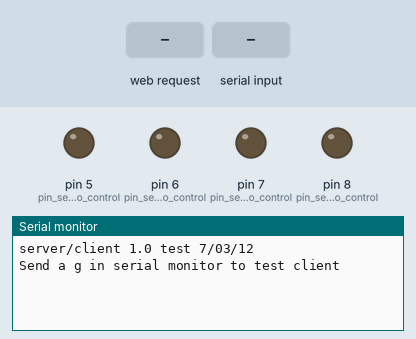
A sketch run on a simulated Arduino Uno, built with avr-gcc and run on an emulated ATmega328P. Parts: output pins drawn as LEDs (lit = HIGH), the last lines printed to the serial monitor. Inputs (shaded band) come from the test bench. WiFi joins after 1.5 s; servers stay silent unless stated; uploads are accepted with an empty reply.

Above: at 1.2 s.
1.3 s: HTTP request GET /api/v1/schedules.json received
At 2.4 s:
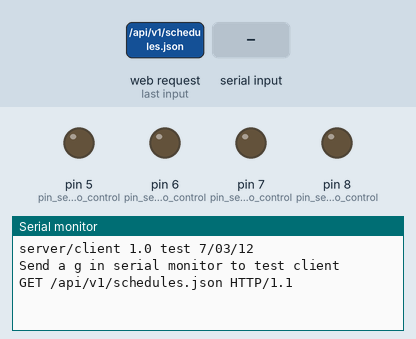
2.8 s: "g\n" received over Serial
At 4.6 s:
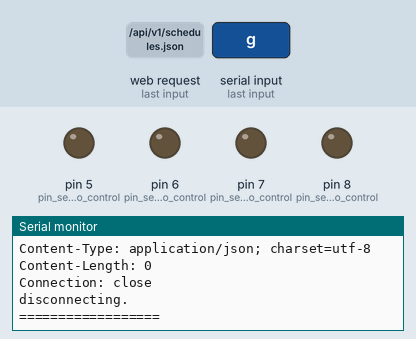

The sketch:

arduino-client-server.ino
```cpp
//zoomkat 7-03-12, combined client and server
//simple button GET with iframe code
//for use with IDE 1.0
//open serial monitor and send an g to test client and
//see what the arduino client/server receives
//web page buttons make pin 5 high/low
//use the ' in html instead of " to prevent having to escape the "
//address will look like http://192.168.1.102:84 when submited
//for use with W5100 based ethernet shields
//note that the below bug fix may be required
// http://code.google.com/p/arduino/issues/detail?id=605

#include <SPI.h>
#include <Ethernet.h>

byte mac[] = {0xDE, 0xAD, 0xBE, 0xEF, 0xFE, 0xED }; //assign arduino mac address
byte ip[] = {10, 0, 0, 25};
byte gateway[] = {10, 0, 0, 1 }; // internet access via router
byte subnet[] = {255, 255, 255, 0 }; //subnet mask
EthernetServer server(84); //server port arduino server will use
EthernetClient client;
char serverName[] = "www.google.com"; // (DNS) zoomkat's test web page server
//byte serverName[] = { 208, 104, 2, 86 }; // (IP) zoomkat web page server IP address

String readString; //used by server to capture GET request

//////////////////////

void setup(){

  pinMode(5, OUTPUT); //pin selected to control
  pinMode(6, OUTPUT); //pin selected to control
  pinMode(7, OUTPUT); //pin selected to control
  pinMode(8, OUTPUT); //pin selected to control

  //pinMode(5, OUTPUT); //pin 5 selected to control
  Ethernet.begin(mac,ip,gateway,gateway,subnet);
  server.begin();
  Serial.begin(9600);
  Serial.println("server/client 1.0 test 7/03/12"); // keep track of what is loaded
  Serial.println("Send a g in serial monitor to test client"); // what to do to test client
}

void loop(){
  // check for serial input
  if (Serial.available() > 0)
  {
    byte inChar;
    inChar = Serial.read();
    if(inChar == 'g')
    {
      sendGET(); // call client sendGET function
    }
  }

  EthernetClient client = server.available();
  if (client) {
    while (client.connected()) {
      if (client.available()) {
        char c = client.read();

        //read char by char HTTP request
        if (readString.length() < 100) {

          //store characters to string
          readString += c;
          //Serial.print(c);
        }

        //if HTTP request has ended
        if (c == '\n') {

          ///////////////
          Serial.print(readString); //print to serial monitor for debuging

            //now output HTML data header
          if(readString.indexOf('?') >=0) { //don't send new page
            client.println(F("HTTP/1.1 204 Zoomkat"));
            client.println();
            client.println();
          }
          else {
            client.println(F("HTTP/1.1 200 OK")); //send new page on browser request
            client.println(F("Content-Type: text/html"));
            client.println();

            client.println(F("<HTML>"));
            client.println(F("<HEAD>"));
            client.println(F("<TITLE>Arduino GET test page</TITLE>"));
            client.println(F("</HEAD>"));
            client.println(F("<BODY>"));

            client.println(F("<H1>Zoomkat's simple Arduino 1.0 button</H1>"));

            // DIY buttons
            client.println(F("Pin4"));
            client.println(F("<a href=/?on2 target=inlineframe>ON</a>"));
            client.println(F("<a href=/?off3 target=inlineframe>OFF</a><br><br>"));

            client.println(F("Pin5"));
            client.println(F("<a href=/?on4 target=inlineframe>ON</a>"));
            client.println(F("<a href=/?off5 target=inlineframe>OFF</a><br><br>"));

            client.println(F("Pin6"));
            client.println(F("<a href=/?on6 target=inlineframe>ON</a>"));
            client.println(F("<a href=/?off7 target=inlineframe>OFF</a><br><br>"));

            client.println(F("Pin7"));
            client.println(F("<a href=/?on8 target=inlineframe>ON</a>"));
            client.println(F("<a href=/?off9 target=inlineframe>OFF</a><br><br>"));

            client.println(F("Pins"));
            client.println(F("&nbsp;<a href=/?off2468 target=inlineframe>ALL ON</a>"));
            client.println(F("&nbsp;<a href=/?off3579 target=inlineframe>ALL OFF</a><br><br>"));


                      // mousedown buttons
          client.println(F("<input type=button value=ON onmousedown=location.href='/?on4;' target=inlineframe>"));
          client.println(F("<input type=button value=OFF onmousedown=location.href='/?off5;' target=inlineframe>"));
          client.println(F("&nbsp;<input type=button value='ALL OFF' onmousedown=location.href='/?off3579;' target=inlineframe><br><br>"));

          // mousedown radio buttons
          client.println(F("<input type=radio onmousedown=location.href='/?on6;' target=inlineframe>ON</>"));
          client.println(F("<input type=radio onmousedown=location.href='/?off7; target=inlineframe'>OFF</>"));
          client.println(F("&nbsp;<input type=radio onmousedown=location.href='/?off3579;' target=inlineframe>ALL OFF</><br><br>"));


          // custom buttons
          client.print(F("<input type=submit value=ON target=inlineframe style=width:100px;height:45px onClick=location.href='/?on8;'>"));
          client.print(F("<input type=submit value=OFF target=inlineframe style=width:100px;height:45px onClick=location.href='/?off9;' target=inlineframe>"));
          client.print(F("&nbsp;<input type=submit value='ALL OFF' target=inlineframe style=width:100px;height:45px onClick=location.href='/?off3579;' target=inlineframe>"));


            client.println(F("<IFRAME name=inlineframe style='display:none'>"));
            client.println(F("</IFRAME>"));

            client.println(F("</BODY>"));
            client.println(F("</HTML>"));
          }

          delay(1);
          //stopping client
          client.stop();

          ///////////////////// control arduino pin
          if(readString.indexOf('2') >0)//checks for 2
          {
            digitalWrite(5, HIGH);    // set pin 5 high
            Serial.println("Led 5 On");
            Serial.println();
          }
          if(readString.indexOf('3') >0)//checks for 3
          {
            digitalWrite(5, LOW);    // set pin 5 low
            Serial.println("Led 5 Off");
            Serial.println();
          }
          if(readString.indexOf('4') >0)//checks for 4
          {
            digitalWrite(6, HIGH);    // set pin 6 high
            Serial.println("Led 6 On");
            Serial.println();
          }
          if(readString.indexOf('5') >0)//checks for 5
          {
            digitalWrite(6, LOW);    // set pin 6 low
            Serial.println("Led 6 Off");
            Serial.println();
          }
          if(readString.indexOf('6') >0)//checks for 6
          {
            digitalWrite(7, HIGH);    // set pin 7 high
            Serial.println("Led 7 On");
            Serial.println();
          }
          if(readString.indexOf('7') >0)//checks for 7
          {
            digitalWrite(7, LOW);    // set pin 7 low
            Serial.println("Led 7 Off");
            Serial.println();
          }
          if(readString.indexOf('8') >0)//checks for 8
          {
            digitalWrite(8, HIGH);    // set pin 8 high
            Serial.println("Led 8 On");
            Serial.println();
          }
          if(readString.indexOf('9') >0)//checks for 9
          {
            digitalWrite(8, LOW);    // set pin 8 low
            Serial.println("Led 8 Off");
            Serial.println();
          }

          //clearing string for next read
          readString="";

        }
      }
    }
  }
}

//////////////////////////


void sendGET() //client function to send and receive GET data from external server.
{
//  if (client.connect("www.google.com", 80)) {
  if (client.connect("homeautomation5.herokuapp.com", 80)) {
    Serial.println("connected");
//    client.println("GET /search?q=arduino HTTP/1.1");
//    client.println("Host: www.google.com");
//    client.println("Connection: close");

    client.setConnectionTimeout(2000);
    client.println("GET /api/v1/schedules.json HTTP/1.1");
    client.println("Host: homeautomation5.herokuapp.com");
    client.println("X-User-Email: renato.katia@gmail.com");
    client.println("X-User_Token: LyWh6EcmdVUF2fKsgnSL");
    client.println("cache-control: no-cache");
//    client.println("Connection: keep-alive");
    client.println("Connection: close");


    client.println();
  }
  else {
    Serial.println("connection failed");
    Serial.println();
  }

  while(client.connected() && !client.available()) delay(1); //waits for data
  while (client.connected() || client.available()) { //connected or data available
    char c = client.read();
    Serial.print(c);
  }

  Serial.println();
  Serial.println("disconnecting.");
  Serial.println("==================");
  Serial.println();
  client.stop();

}
```

Measured:
- after the input at 1.3 s, the serial monitor: prints a new line at once (image 1)
- after the input at 2.8 s, the serial monitor: prints a new line after 0.20 s (image 2)
